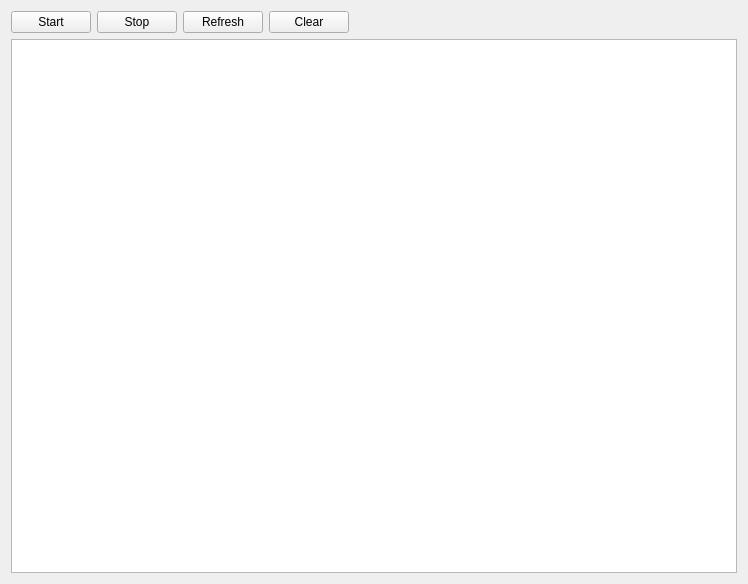
<?xml version="1.0" encoding="UTF-8"?>
<ui version="4.0">
 <class>FileMonWindowClass</class>
 <widget class="QWidget" name="FileMonWindowClass">
  <property name="geometry">
   <rect>
    <x>0</x>
    <y>0</y>
    <width>748</width>
    <height>584</height>
   </rect>
  </property>
  <property name="windowTitle">
   <string>FileMonWindow</string>
  </property>
  <layout class="QVBoxLayout" name="verticalLayout">
   <item>
    <layout class="QHBoxLayout" name="horizontalLayout_2">
     <item>
      <widget class="QPushButton" name="StartMonBtn">
       <property name="text">
        <string>Start</string>
       </property>
      </widget>
     </item>
     <item>
      <widget class="QPushButton" name="StopMonBtn">
       <property name="text">
        <string>Stop</string>
       </property>
      </widget>
     </item>
     <item>
      <widget class="QPushButton" name="RefreshLogBtn">
       <property name="text">
        <string>Refresh</string>
       </property>
      </widget>
     </item>
     <item>
      <widget class="QPushButton" name="ClearLogBtn">
       <property name="text">
        <string>Clear</string>
       </property>
      </widget>
     </item>
     <item>
      <spacer name="horizontalSpacer">
       <property name="orientation">
        <enum>Qt::Horizontal</enum>
       </property>
       <property name="sizeHint" stdset="0">
        <size>
         <width>40</width>
         <height>20</height>
        </size>
       </property>
      </spacer>
     </item>
    </layout>
   </item>
   <item>
    <widget class="QTableView" name="FileMon_TableView"/>
   </item>
  </layout>
 </widget>
 <layoutdefault spacing="6" margin="11"/>
 <resources/>
 <connections/>
</ui>
